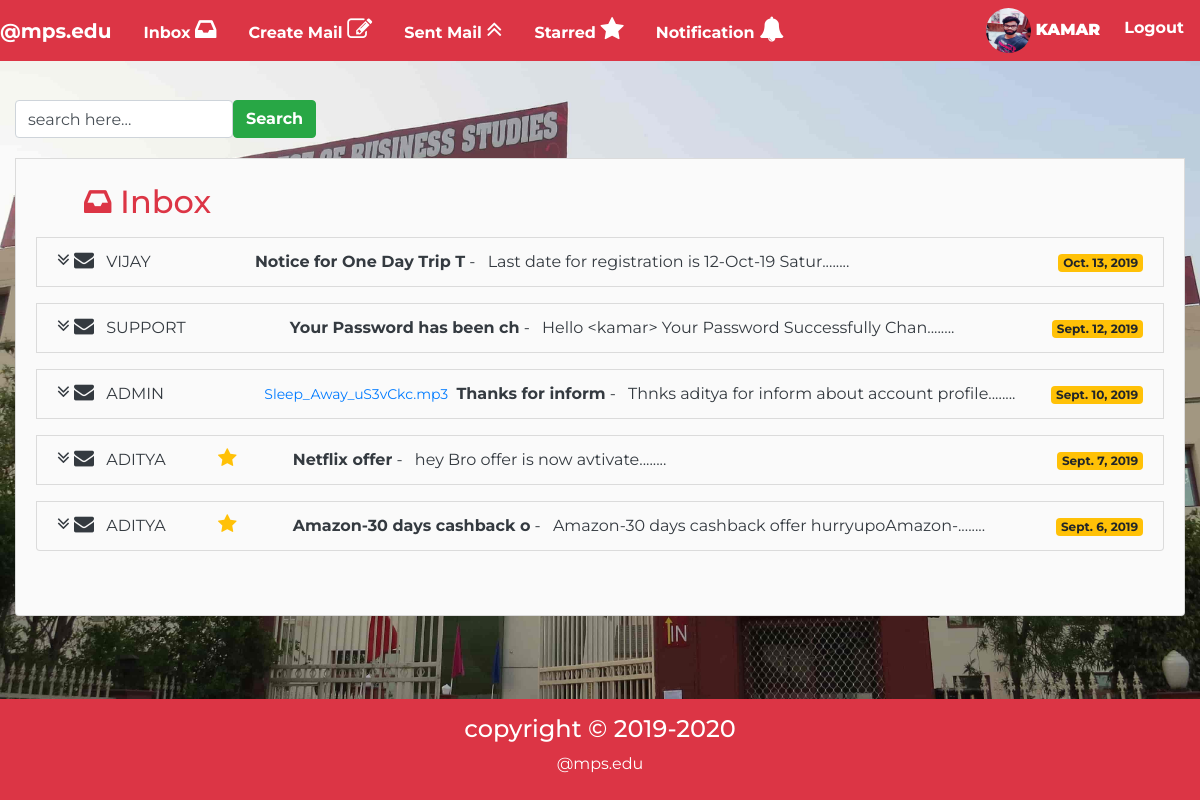
The app's page /inbox/ (signed in) with its own data.
### account/models.py (models this page shows, shortened)
class Profile(models.Model):
	user=models.OneToOneField(User,on_delete=models.CASCADE)
	gender=models.CharField(max_length=10,choices=(('Male','Male'),('Female','Female')),default='Male')
	tel=models.CharField(max_length=10)
	pic=models.ImageField(upload_to='profile/profile_pic',default="profile/profile_pic/profile_image.jpg")
	type=models.CharField(max_length=10,choices=(('Student','Student'),('Teacher','Teacher')),default='Student')
	security=models.CharField(max_length=50,default="")

### mail/models.py (models this page shows, shortened)
class Inbox(models.Model):
	profile=models.ForeignKey(Profile,on_delete=models.CASCADE,related_name="inbox_profile")
	from_user=models.ForeignKey(Profile,on_delete=models.CASCADE,related_name="from_user",default='')
	sub=models.CharField(max_length=200)
	msg=models.TextField()
	attach=models.FileField(upload_to="attach_data/",default="")
	date=models.DateField(auto_now_add=True)
	starred=models.BooleanField(default=False)

### mail/views.py (the view)
# urls.py: path('inbox/',views.inbox),
@login_required(login_url="/account/login")
def inbox(req):
	inbox=Inbox.objects.filter(profile__user__username=req.user).order_by('-id')
	return render(req,"mail/inbox.html",{'inbox':inbox})

### mail/templates/mail/inbox.html (shortened to what this page needs)
{%extends 'mail/basic.html'%}
{%block body%}
<div class="container-fluid">
	<section class="my-5">
		<div class=" mt-5 mb-3">
		<form action="#" method="post" class="form-inline ">
		<input type="search" value="search here..." class="form-control">
		<button type="submit" class="btn btn-success my-1 font-weight-bolder">Search</button>
	</form>
	</div>
	<div class="remove-underline list-group-item bg list-group-item-secondary pb-5 pt-4">
		<h2 class="text-danger ml-5"><i class="fa fa-inbox"></i> Inbox</h2>
{% for msg in inbox%}
<li class="list-group-item list-group-item-secondary inbox my-3 delhover" id="delhover{{msg.id}}">
    <a href="/home/inbox_view/{{msg.id}}" class="text-dark">
   <i class="fa fa-angle-double-down font-awesome-size"></i>&nbsp<i class="fa fa-envelope font-awesome-size"></i>
	<span class="ml-2 mr-5 ">{{msg.from_user.user.username|upper}}</span></a>
	{%if msg.starred%}
	<a href="#"  id="{{msg.id}}" class="text-warning delete_starred"><i class="fa fa-star font-awesome-size font-awesome-delete" ></i></a>
	{%else%}
	<a href="#" id="{{msg.id}}" class="text-info save_starred"><i class="fa fa-star font-awesome-size font-awesome-delete starred-inbox" id="starred{{msg.id}}"></i></a>
	{%endif%}
	<a href="/home/inbox_view/{{msg.id}}" class="text-dark">
	<span class="ml-5 text-primary" style="font-size:14px;">{{msg.attach.name|slice:"12:"}}</span>
	<span class="font-weight-bolder ml-1">{{msg.sub|slice:":25"}}</span> -
	<span class="ml-2">{{msg.msg|slice:":45"}}........</span>
	</a>
	<span class="float-right"><span class="badge badge-warning">{{msg.date}}</span></span>
</li>
{%endfor%}
</div>
</section>
</div>
{%endblock%}

### mail/templates/mail/basic.html (shortened to what this page needs)
<!DOCTYPE html>
<html>
<head>
<link rel="stylesheet" href="https://maxcdn.bootstrapcdn.com/bootstrap/4.3.1/css/bootstrap.min.css">
<link rel="stylesheet" type="text/css" href="https://stackpath.bootstrapcdn.com/font-awesome/4.7.0/css/font-awesome.min.css">
<link href="//maxcdn.bootstrapcdn.com/font-awesome/4.1.0/css/font-awesome.min.css" rel="stylesheet">
{% load static %}
</head>
<body>
<nav class="navbar navbar-expand-md navbar-light bg-danger fixed-top p-0">
	<a href="/home" class="navbar-brand text-white font-weight-bolder">@mps.edu</a>
	<div id="mynav" class="collapse navbar-collapse">
	    	{%if user.is_authenticated%}
<ul class="navbar-nav navbar-link-style font-weight-bolder text-center">
		<li class="nav-item p-0"><a href="/home/inbox" class="nav-link p-3">Inbox <i class="fa fa-inbox font-awesome-notification"></i></a></li>
	<li class="nav-item"><a href="/home/create" class="nav-link p-3">Create Mail <i class="fa fa-edit font-awesome-notification"></i></a></li>
	<li class="nav-item"><a href="/home/sentmail" class="nav-link p-3">Sent Mail <i class="fa fa-angle-double-up font-awesome-notification"></i></a></li>
	<li class="nav-item"><a href="/home/starred" class="nav-link p-3">Starred <i class="fa fa-star font-awesome-notification"></i></a></li>
	<li class="nav-item "><a href="#" class="nav-link p-3" data-toggle="popover" id="noti" data-placement="bottom" data-trigger="focus" data-html="true">Notification <i class="fa fa-bell font-awesome-notification"></i></a></li>
	</ul>
		{%endif%}
	<ul class="navbar-nav navbar-link-style text-center ml-auto font-weight-bolder">
	{%if user.is_authenticated%}
	<li class="nav-item"><a href="/account/profile" class="nav-link text-white"><img src="/media/{{user.profile.pic}}" class="img-fluid img-login rounded-circle">  <b>{{user.username|upper}}</b></a></li>
	<li class="nav-item"><a href="/account/logout" class="nav-link text-white p-3">Logout</a></li>
	{%else%}
	<li class="nav-item"><a href="/account/login" class="nav-link text-white p-3">Login</a></li>
	<li class="nav-item"><a href="/account/signup" class="nav-link text-white p-3">Register</a></li>
	{%endif%}
</ul>
</div>
</nav>
<br><br>
<main class="my-5">
{%block body%} {%endblock%}
</main><br><br><br><br>
<footer class="mt-5 pt-3 pb-2 bg-danger text-white">
<h4 class="text-center">copyright &copy 2019-2020</h4>
<p class="text-center">@mps.edu</p>
</footer>
</body>
</html>

### records on screen
Inbox: from_user.user.username "VIJAY", sub "Notice for One Day Trip T", msg "Last date for registration is 12-Oct-19 Satur", date "Oct. 13, 2019"
Inbox: from_user.user.username "SUPPORT", sub "Your Password has been ch", msg "Hello <kamar> Your Password Successfully Chan", date "Sept. 12, 2019"
Inbox: from_user.user.username "ADMIN", attach.name "Sleep_Away_uS3vCkc.mp3", sub "Thanks for inform", msg "Thnks aditya for inform about account profile", date "Sept. 10, 2019"
Inbox: from_user.user.username "ADITYA", sub "Netflix offer", msg "hey Bro offer is now avtivate", date "Sept. 7, 2019"
Inbox: from_user.user.username "ADITYA", sub "Amazon-30 days cashback o", msg "Amazon-30 days cashback offer hurryupoAmazon-", date "Sept. 6, 2019"

### other values on screen
{{ user.username|upper }} "KAMAR"
